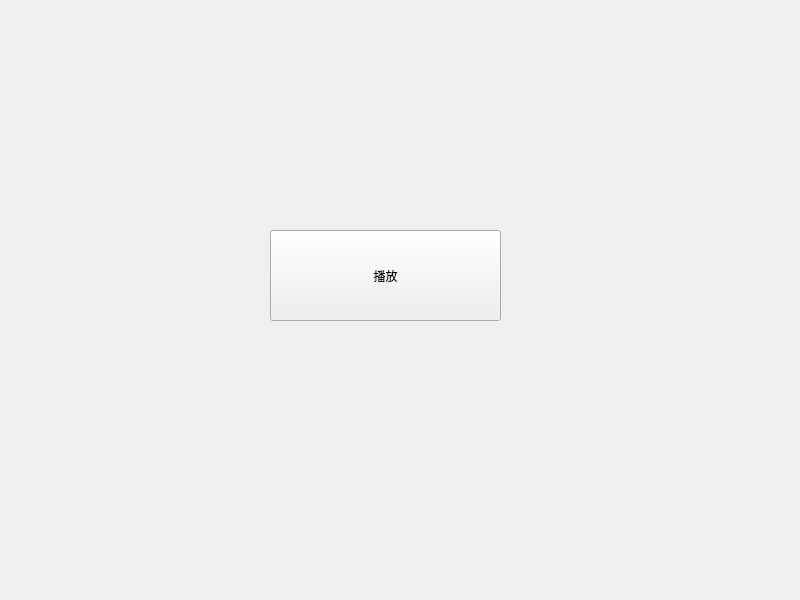
<?xml version="1.0" encoding="UTF-8"?>
<ui version="4.0">
 <class>Widget</class>
 <widget class="QWidget" name="Widget">
  <property name="geometry">
   <rect>
    <x>0</x>
    <y>0</y>
    <width>800</width>
    <height>600</height>
   </rect>
  </property>
  <property name="windowTitle">
   <string>Widget</string>
  </property>
  <widget class="QPushButton" name="pushButton">
   <property name="geometry">
    <rect>
     <x>270</x>
     <y>230</y>
     <width>231</width>
     <height>91</height>
    </rect>
   </property>
   <property name="text">
    <string>播放</string>
   </property>
  </widget>
 </widget>
 <resources/>
 <connections/>
</ui>
